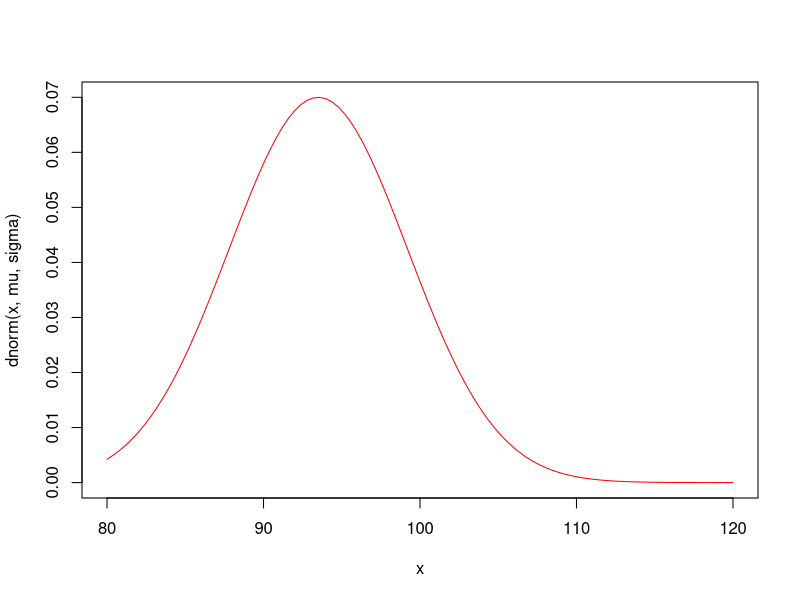
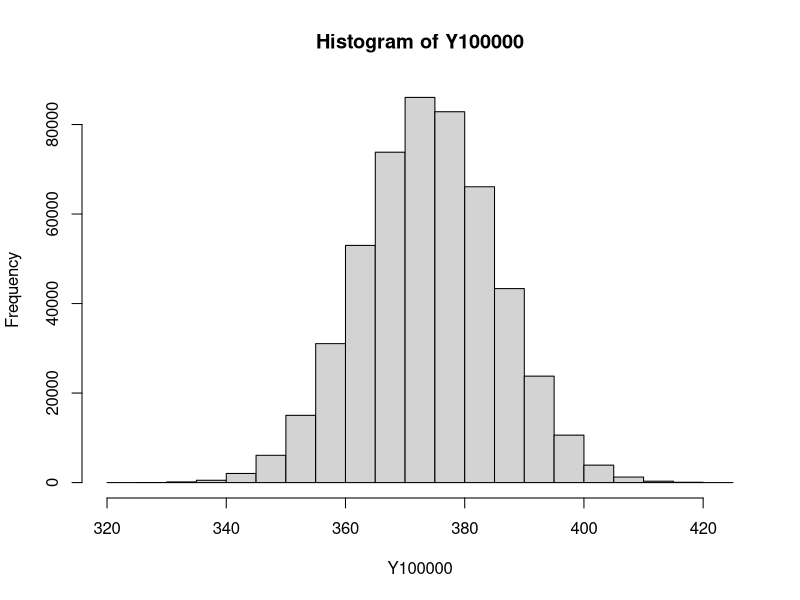
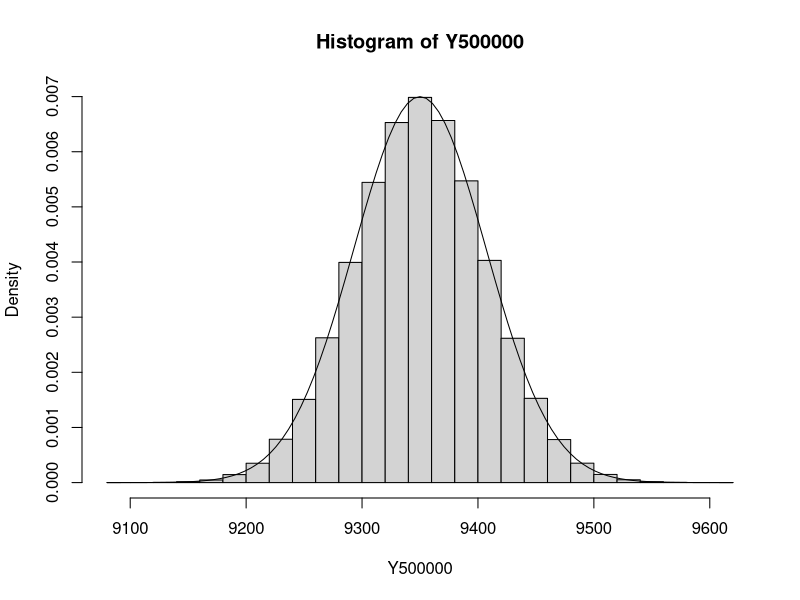
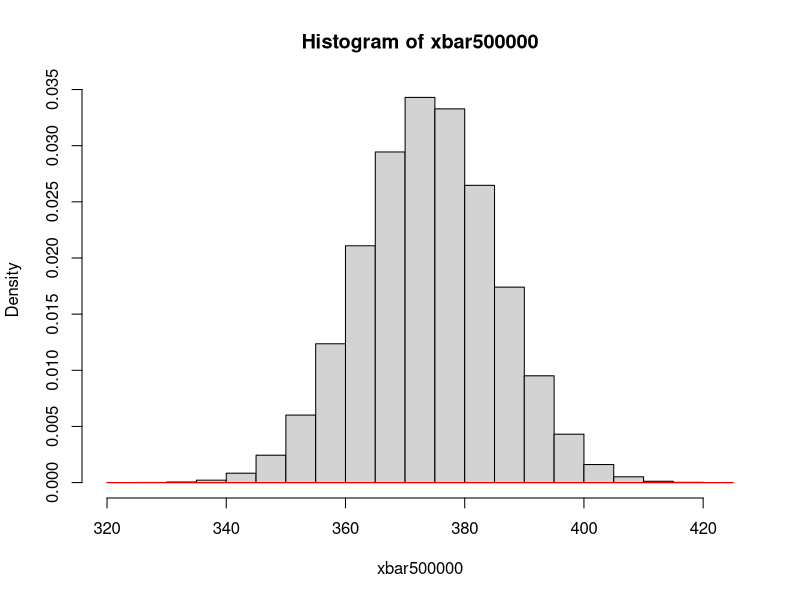
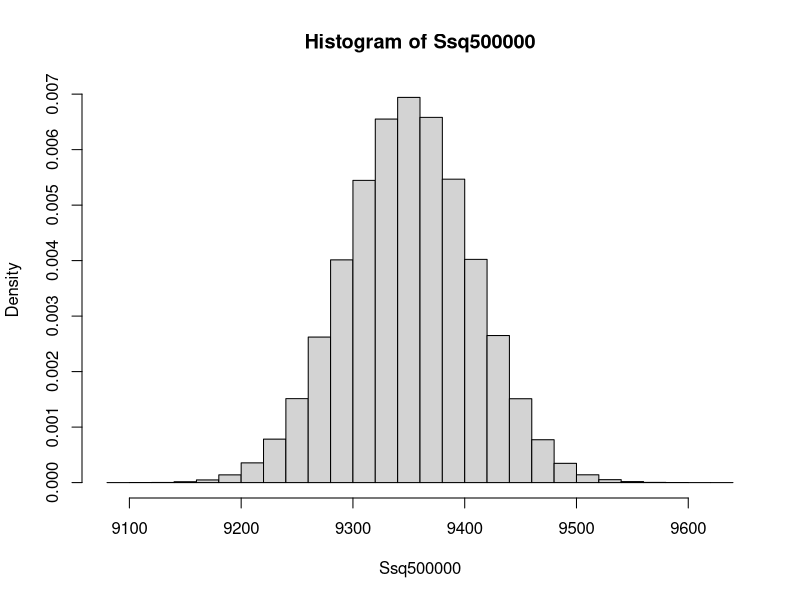
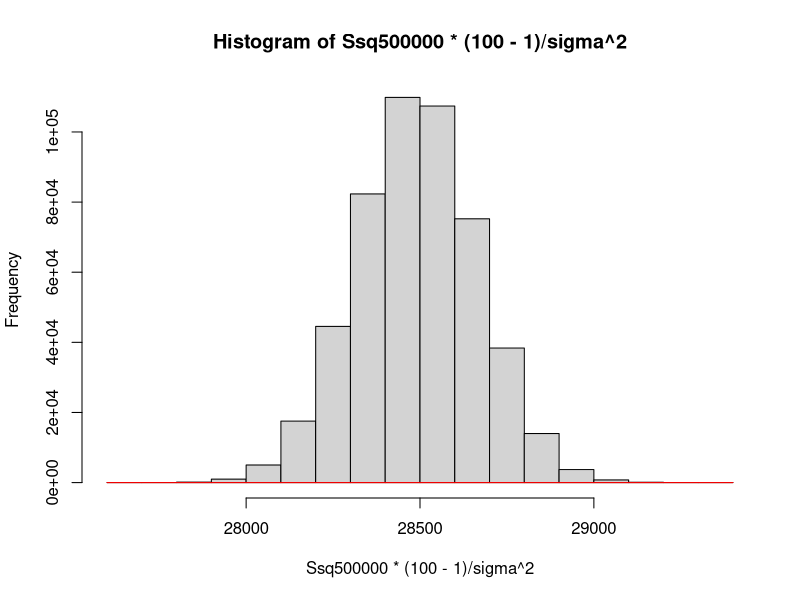

Recreate these plots in R, in order.
#población x<- N(mu, sigma^2)
mu <- 93.5
sigma <- 5.7

curve(dnorm(x,mu,sigma), xlim=c(80,120),col="red")

#Apartado a)
set.seed(123)

Y <- function(i) {sum(rnorm(4,mu,sigma))}
Y(2)

#REPETICIÓN EXPERIMENTO
Y100000 <- sapply(1:500000,Y)
hist(Y100000)

mean(Y100000)

#teoricamente
4*mu


#Apartado b)
Y <- function(i) {sum(rnorm(100,mu,sigma))}
Y500000 <- sapply(1:500000,Y)
var(Y500000)

100*(sigma^2) #aproximación de lo anterior
hist(Y500000, freq=FALSE)
curve(dnorm(x,100*mu,sqrt(100)*sigma),add=TRUE)


#Apartado c) P(x > 103)
1-pnorm(103,mu,sigma)

#Apartado d)
xbar <- function(i) {sum(rnorm(4,mu,sigma))}
xbar500000 <- sapply(1:500000,xbar)

hist(xbar500000, freq=FALSE)

mean(xbar500000>98)
#teoricamente
1- pnorm(98,mu,sigma/sqrt(4))

curve(dnorm(x,mu, sigma/sqrt(4)),add=TRUE,col="red")

#Apartado e) P(S^2 > 32)
Ssq <- function(i) {sum(rnorm(100,mu,sigma))}
Ssq500000 <- sapply(1:500000,Ssq)

hist(Ssq500000, freq=FALSE)

mean(Ssq500000>32)

hist(Ssq500000*(100-1)/sigma^2)
32*(100-1)/sigma^2
curve(dchisq(x,100-1),add=TRUE,col="red")
1- pchisq(32*(100-1)/sigma^2,100-1)
mean(Ssq500000>32)
